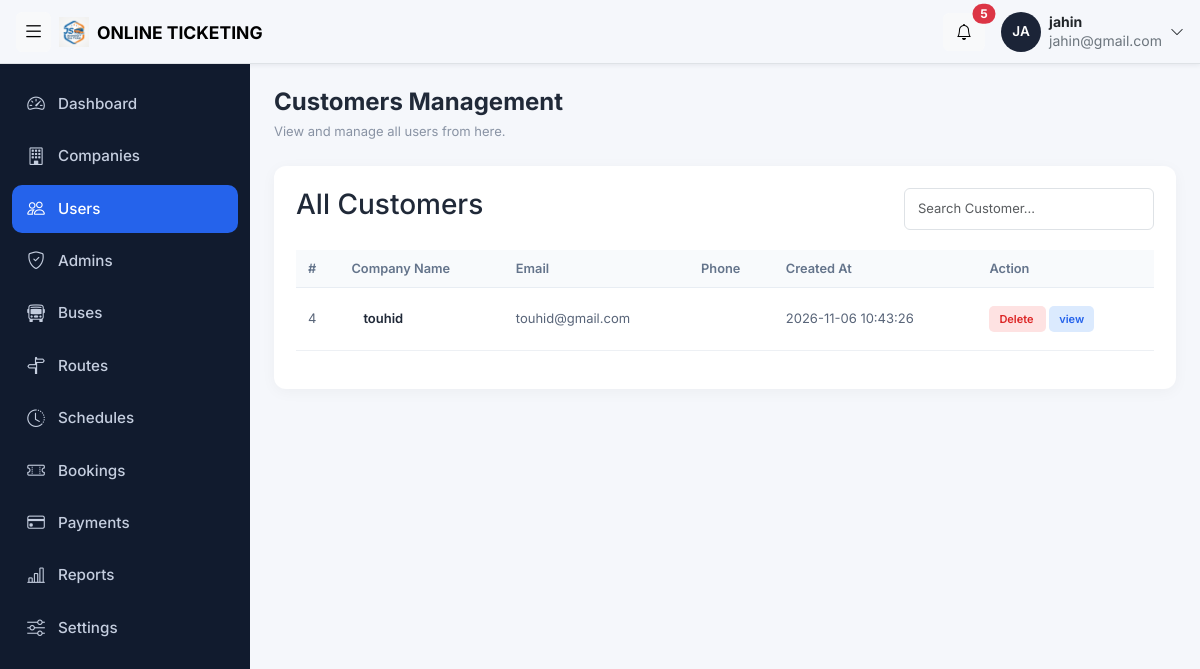
Before: /admin/users.php (signed in) with the older database file.
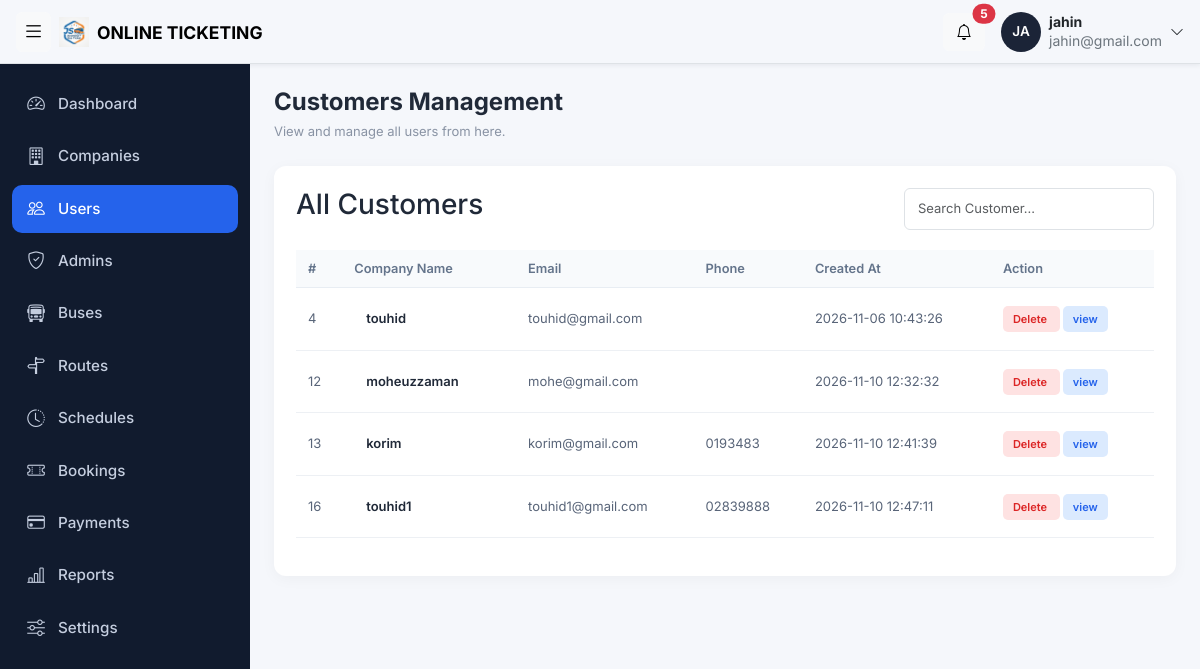
After: the same page with the newer database file.
### tables this page shows
CREATE TABLE `users` (
  `user_id` int(11) NOT NULL,
  `name` varchar(100) NOT NULL,
  `email` varchar(100) NOT NULL,
  `phone` varchar(20) NOT NULL,
  `password` varchar(255) NOT NULL,
  `role` enum('super_admin','company_admin','customer') NOT NULL,
  `company_id` int(11) DEFAULT NULL,
  `created_at` timestamp NOT NULL DEFAULT current_timestamp() ON UPDATE current_timestamp()
);

### function/users.php (called while the page is built)
<?php
include '../config/db.php';
$sql = "SELECT * FROM users WHERE role = 'customer'";
$result = $conn->query($sql);
?>

### admin/users.php (the view, shortened to what this page needs)
<?php
include_once '../config/db.php';
?>
<!DOCTYPE html>
<html lang="en">
<head>
      <?php
include '../includes/admin_css.php';
?>
</head>
<body>
<?php
include '../includes/topbar.php';
?>
    <div class="layout">
   <?php
   include '../includes/adminusersidebar.php';
?>
 <div class="container-fluid py-4 px-4">
    <div class="page-header">
        <div>
            <h3>Customers Management</h3>
            <p>View and manage all users from here.</p>
        </div>
    </div>
    <div class="company-card">
        <div class="table-header">
            <h3>All Customers</h3>
            <input type="text" id="searchInput"
                   class="form-control search-box"
                   placeholder="Search Customer...">
        </div>
        <div class="table-responsive">
            <table class="table company-table" id="companyTable">
                <thead>
                    <tr>
                        <th>#</th>
                        <th>Company Name</th>
                        <th>Email</th>
                        <th>Phone</th>
                        <th>Created At</th>
                        <th>Action</th>
                    </tr>
                </thead>
                <tbody>
<?php
include '../function/users.php';
while ($row = $result->fetch_assoc()) {
     ?>
<tr>
        <td><?php echo $row['user_id']; ?></td>
    <td>
        <div class="company-name">
            <?php echo $row['name']; ?>
        </div>
    </td>
    <td><?php echo $row['email']; ?></td>
    <td><?php echo $row['phone']; ?></td>
    <td>
    <?php echo ($row['created_at']); ?>
</td>
    <td>
       <a
    class="action-btn delete"
    onclick="return confirm('Are you sure to delete this customer?')"
    href="users_delete.php?user_id=<?php echo $row['user_id']; ?>">
    Delete
</a>
  <a class="action-btn view" href="">
    view
</a>
    </td>
</tr>
<?php } ?>
</tbody>
            </table>
        </div>
    </div>
</div>
</body>
</html>

Changed rows visible on the page:
added users: user_id "12", name "moheuzzaman", email "mohe@gmail.com", created_at "2026-11-10 12:32:32"
added users: user_id "13", name "korim", email "korim@gmail.com", phone "0193483", created_at "2026-11-10 12:41:39"
added users: user_id "16", name "touhid1", email "touhid1@gmail.com", phone "02839888", created_at "2026-11-10 12:47:11"
